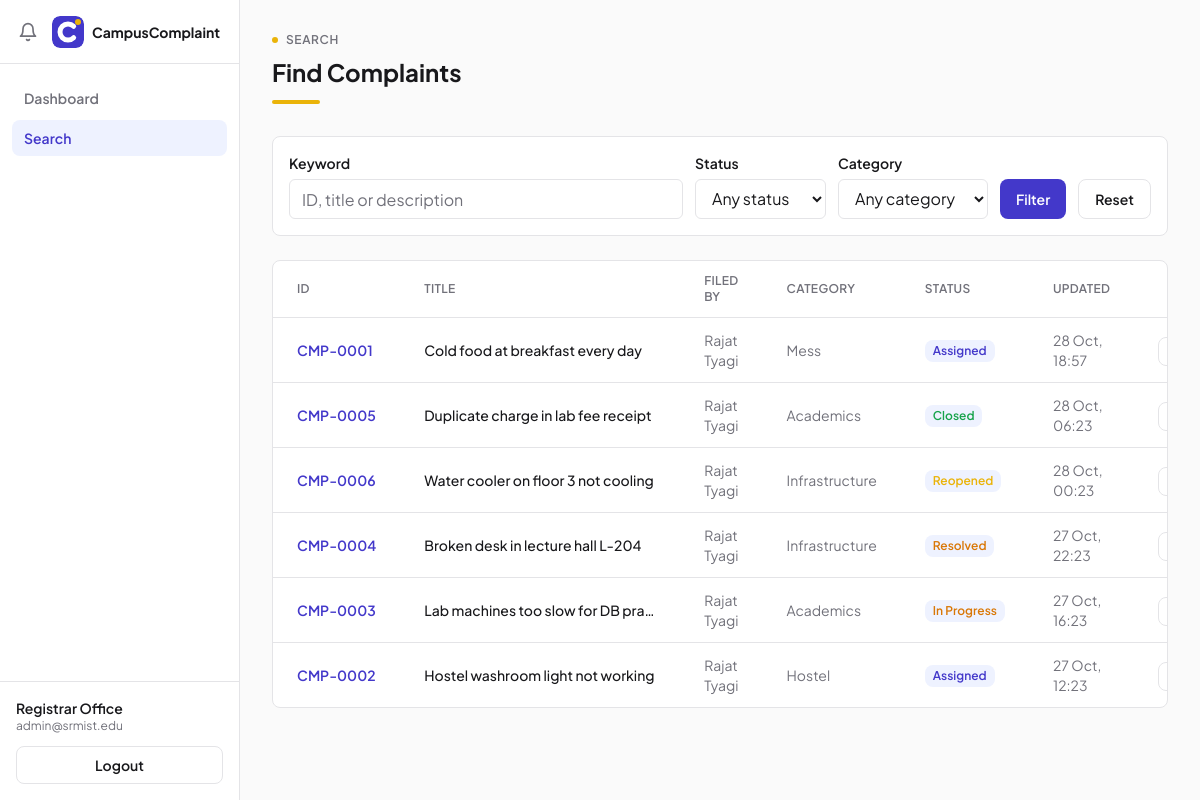
The app's page /search/ (signed in) with its own data.
### complaints/models.py (models this page shows, shortened)
class User(AbstractUser):
    class Role(models.TextChoices):
        STUDENT = "STUDENT", "Student"
        ADMIN = "ADMIN", "Admin"
        DEPARTMENT = "DEPARTMENT", "Department"
    username = models.CharField(max_length=150, unique=True, blank=True)
    name = models.CharField(max_length=120)
    email = models.EmailField(unique=True)
    role = models.CharField(
        max_length=20,
        choices=Role.choices,
        default=Role.STUDENT,
    )
    department = models.CharField(
        max_length=80,
        blank=True,
        help_text="Only used for department accounts (e.g. Mess, Hostel).",
    )
    objects = UserManager()
    USERNAME_FIELD = "email"
    REQUIRED_FIELDS = []
    @property
    def is_student(self):
        return self.role == self.Role.STUDENT
    @property
    def is_administrator(self):
        return self.role == self.Role.ADMIN

class Complaint(models.Model):
    class Category(models.TextChoices):
        MESS = "MESS", "Mess"
        HOSTEL = "HOSTEL", "Hostel"
        ACADEMICS = "ACADEMICS", "Academics"
        INFRASTRUCTURE = "INFRASTRUCTURE", "Infrastructure"
        OTHERS = "OTHERS", "Others"
    class Priority(models.TextChoices):
        LOW = "LOW", "Low"
        MEDIUM = "MEDIUM", "Medium"
        HIGH = "HIGH", "High"
        URGENT = "URGENT", "Urgent"
    class Status(models.TextChoices):
        FILED = "FILED", "Filed"
        ASSIGNED = "ASSIGNED", "Assigned"
        IN_PROGRESS = "IN_PROGRESS", "In Progress"
        RESOLVED = "RESOLVED", "Resolved"
        CLOSED = "CLOSED", "Closed"
        REOPENED = "REOPENED", "Reopened"
    ALLOWED_TRANSITIONS = {
        Status.FILED: {Status.ASSIGNED},
        Status.ASSIGNED: {Status.IN_PROGRESS},
        Status.IN_PROGRESS: {Status.RESOLVED},
        Status.RESOLVED: {Status.CLOSED, Status.IN_PROGRESS},
        Status.CLOSED: {Status.REOPENED},
        Status.REOPENED: {Status.IN_PROGRESS},
    }
    number = models.CharField(max_length=12, unique=True, editable=False, blank=True)
    title = models.CharField(max_length=120)
    description = models.TextField()
    category = models.CharField(max_length=20, choices=Category.choices)
    priority = models.CharField(
        max_length=10,
        choices=Priority.choices,
        default=Priority.MEDIUM,
    )
    status = models.CharField(
        max_length=20,
        choices=Status.choices,
        default=Status.FILED,
    )
    created_by = models.ForeignKey(
        User,
        on_delete=models.PROTECT,
        related_name="filed_complaints",
    )
    assigned_to = models.ForeignKey(
        User,
        on_delete=models.SET_NULL,
        null=True,
        blank=True,
        related_name="assigned_complaints",
    )
    created_at = models.DateTimeField(default=timezone.now)
    updated_at = models.DateTimeField(default=timezone.now)
    closed_at = models.DateTimeField(null=True, blank=True)
    class Meta:
        ordering = ["-updated_at"]

### complaints/views.py (the view, shortened to what this page needs)
# urls.py: path("search/", views.search, name="search"),
@login_required
def search(request):
    form = SearchForm(request.GET or None)
    results = Complaint.objects.select_related("created_by", "assigned_to")
    if request.GET and not form.is_valid():
        messages.error(request, "Invalid search filters; showing all complaints.")
    return render(
        request,
        "search.html",
        {
            "form": form,
            "results": results,
            "active": "search",
        },
    )

### complaints/forms.py
class SearchForm(forms.Form):
    keyword = forms.CharField(
        required=False,
        max_length=100,
        widget=forms.TextInput(
            attrs={
                "class": INPUT_CLASS,
                "placeholder": "ID, title or description",
            }
        ),
    )
    status = forms.ChoiceField(
        required=False,
        choices=[("", "Any status")] + list(Complaint.Status.choices),
        widget=forms.Select(attrs={"class": SELECT_CLASS}),
    )
    category = forms.ChoiceField(
        required=False,
        choices=[("", "Any category")] + list(Complaint.Category.choices),
        widget=forms.Select(attrs={"class": SELECT_CLASS}),
    )

### complaints/context_processors.py (called while the page is built)
def navigation(request):
    if not request.user.is_authenticated:
        return {}
    notifications = request.user.notifications.select_related("complaint")[:6]
    unread_count = request.user.notifications.filter(is_read=False).count()
    return {
        "nav_notifications": notifications,
        "unread_count": unread_count,
    }

### complaints/templates/search.html (shortened to what this page needs)
{% extends "base.html" %}
{% block content %}
<div class="mb-8">
    <div class="mb-2 flex items-center gap-2 text-xs font-semibold uppercase tracking-wider text-muted">
        <span class="h-1.5 w-1.5 rounded-full bg-accent"></span>
        <span>Search</span>
    </div>
    <h1 class="text-2xl font-bold text-ink">Find Complaints</h1>
    <div class="mt-3 h-1 w-12 rounded-full bg-accent"></div>
</div>
<form action="{% url 'search' %}" method="get" class="mb-6 rounded-lg border border-border bg-card p-4">
    <div class="flex flex-wrap items-end gap-3">
        <div class="flex-1">
            <label for="{{ form.keyword.id_for_label }}" class="mb-1.5 block text-sm font-semibold text-ink">Keyword</label>
            {{ form.keyword }}
        </div>
        <div>
            <label for="{{ form.status.id_for_label }}" class="mb-1.5 block text-sm font-semibold text-ink">Status</label>
            {{ form.status }}
        </div>
        <div>
            <label for="{{ form.category.id_for_label }}" class="mb-1.5 block text-sm font-semibold text-ink">Category</label>
            {{ form.category }}
        </div>
        <button type="submit"
                class="h-10 rounded-lg bg-primary px-4 text-sm font-semibold text-white transition hover:bg-primary-hover">Filter</button>
        <a href="{% url 'search' %}"
           class="inline-flex h-10 items-center rounded-lg border border-border px-4 text-sm font-semibold text-ink transition hover:bg-page">Reset</a>
    </div>
</form>
<div class="overflow-hidden rounded-lg border border-border bg-card">
    <div class="overflow-x-auto">
        <table class="w-full min-w-[720px] text-left text-sm">
            <thead>
            <tr class="border-b border-border">
                <th class="px-6 py-3 text-xs font-semibold uppercase tracking-wide text-muted">ID</th>
                <th class="px-6 py-3 text-xs font-semibold uppercase tracking-wide text-muted">Title</th>
                <th class="px-6 py-3 text-xs font-semibold uppercase tracking-wide text-muted">Filed by</th>
                <th class="px-6 py-3 text-xs font-semibold uppercase tracking-wide text-muted">Category</th>
                <th class="px-6 py-3 text-xs font-semibold uppercase tracking-wide text-muted">Status</th>
                <th class="px-6 py-3 text-xs font-semibold uppercase tracking-wide text-muted">Updated</th>
                <th class="px-6 py-3"></th>
            </tr>
            </thead>
            <tbody>
            {% for c in results %}
            <tr class="border-b border-border transition last:border-0 hover:bg-surface">
                <td class="px-6 py-3 font-semibold text-primary" style="white-space: nowrap">{{ c.number }}</td>
                <td class="max-w-[280px] truncate px-6 py-3 font-medium text-ink">{{ c.title }}</td>
                <td class="px-6 py-3 text-muted">{{ c.created_by.name }}</td>
                <td class="px-6 py-3 text-muted">{{ c.get_category_display }}</td>
                <td class="px-6 py-3">
                    {% include "fragments/badge.html" with status=c.status label=c.get_status_display %}
                </td>
                <td class="px-6 py-3 text-muted">{{ c.updated_at|date:"d M, H:i" }}</td>
                <td class="px-6 py-3 text-right">
                    <a href="{% url 'complaint_detail' c.number %}"
                       class="rounded-lg border border-border px-3 py-1.5 text-xs font-semibold text-ink transition hover:bg-page">View</a>
                </td>
            </tr>
            {% empty %}
            <tr>
                <td colspan="7" class="px-6 py-12 text-center text-base text-muted">No complaints match your filters.</td>
            </tr>
            {% endfor %}
            </tbody>
        </table>
    </div>
</div>
{% endblock %}

### complaints/templates/fragments/sidebar.html (shortened to what this page needs)
{% load static %}
<nav id="sidebarNav" class="fixed inset-y-0 left-0 z-40 flex w-60 -translate-x-full flex-col border-r border-border bg-card transition-transform duration-200 ease-out lg:translate-x-0">
    <div class="relative flex h-16 items-center gap-2 border-b border-border px-3">
        <button type="button" id="notifToggle" aria-label="Notifications"
                class="relative hidden h-8 w-8 shrink-0 items-center justify-center rounded-lg text-muted transition hover:bg-page hover:text-ink lg:flex">
            <svg xmlns="http://www.w3.org/2000/svg" viewBox="0 0 24 24" fill="none" stroke="currentColor"
                 stroke-width="2" stroke-linecap="round" stroke-linejoin="round" class="h-5 w-5">
                <path d="M6 8a6 6 0 0 1 12 0c0 7 3 9 3 9H3s3-2 3-9"></path>
                <path d="M10.3 21a1.94 1.94 0 0 0 3.4 0"></path>
            </svg>
        </button>
        <img src="{% static 'img/logo-mark.svg' %}" alt="CampusComplaint" class="h-8 w-8 shrink-0 rounded-lg">
        <span class="min-w-0 truncate text-sm font-bold text-ink">CampusComplaint</span>
    </div>
    <div class="flex-1 space-y-1 px-3 py-4">
        {% if user.is_student %}
        <a href="{% url 'dashboard_student' %}"
           class="block rounded-lg px-3 py-2 text-sm font-semibold transition {% if active == 'dashboard' %}bg-surface text-primary{% else %}text-muted hover:bg-page hover:text-ink{% endif %}">Dashboard</a>
        {% elif user.is_administrator %}
        <a href="{% url 'dashboard_admin' %}"
           class="block rounded-lg px-3 py-2 text-sm font-semibold transition {% if active == 'dashboard' %}bg-surface text-primary{% else %}text-muted hover:bg-page hover:text-ink{% endif %}">Dashboard</a>
        {% else %}
        <a href="{% url 'dashboard_department' %}"
           class="block rounded-lg px-3 py-2 text-sm font-semibold transition {% if active == 'dashboard' %}bg-surface text-primary{% else %}text-muted hover:bg-page hover:text-ink{% endif %}">My Queue</a>
        {% endif %}
        <a href="{% url 'search' %}"
           class="block rounded-lg px-3 py-2 text-sm font-semibold transition {% if active == 'search' %}bg-surface text-primary{% else %}text-muted hover:bg-page hover:text-ink{% endif %}">Search</a>
    </div>
    <div class="border-t border-border px-4 py-4">
        <div class="text-sm font-semibold text-ink">{{ user.name }}</div>
        <div class="mb-3 text-xs text-muted">{{ user.email }}</div>
        <form method="post" action="{% url 'logout' %}">
            <button type="submit"
                    class="block w-full rounded-lg border border-border px-3 py-2 text-center text-sm font-semibold text-ink transition hover:bg-page">Logout</button>
        </form>
    </div>
</nav>

### complaints/templates/fragments/badge.html
<span class="inline-flex h-[22px] items-center rounded-lg bg-surface px-2 text-xs font-semibold {% if status == 'CLOSED' %}text-success{% elif status == 'RESOLVED' or status == 'IN_PROGRESS' %}text-warning{% elif status == 'REOPENED' %}text-accent{% else %}text-primary{% endif %}" style="white-space: nowrap">{{ label }}</span>

### records on screen
User: name "Registrar Office", email "admin@srmist.edu"
Complaint: number "CMP-0001", title "Cold food at breakfast every day", created_by.name "Rajat Tyagi", category "Mess", status "Assigned", updated_at "28 Oct, 18:57"
Complaint: number "CMP-0005", title "Duplicate charge in lab fee receipt", created_by.name "Rajat Tyagi", category "Academics", status "Closed", updated_at "28 Oct, 06:23"
Complaint: number "CMP-0006", title "Water cooler on floor 3 not cooling", created_by.name "Rajat Tyagi", category "Infrastructure", status "Reopened", updated_at "28 Oct, 00:23"
Complaint: number "CMP-0004", title "Broken desk in lecture hall L-204", created_by.name "Rajat Tyagi", category "Infrastructure", status "Resolved", updated_at "27 Oct, 22:23"
Complaint: number "CMP-0003", title "Lab machines too slow for DB pra…", created_by.name "Rajat Tyagi", category "Academics", label "In Progress", updated_at "27 Oct, 16:23"
Complaint: number "CMP-0002", title "Hostel washroom light not working", created_by.name "Rajat Tyagi", category "Hostel", status "Assigned", updated_at "27 Oct, 12:23"
